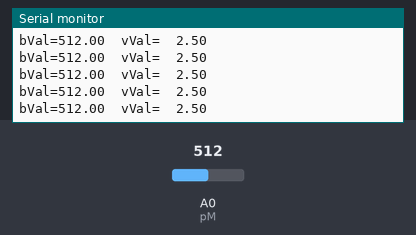
A sketch run on a simulated Arduino Uno, built with avr-gcc and run on an emulated ATmega328P. Parts: the last lines printed to the serial monitor. Inputs (shaded band) come from the test bench; at power-on: A0 (pM) = 512.

Above: at 1.2 s.
1.3 s: A0 (pM) set to 716
At 1.32 s:
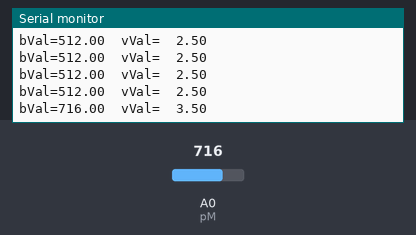
2.8 s: A0 (pM) set to 900
At 2.83 s:
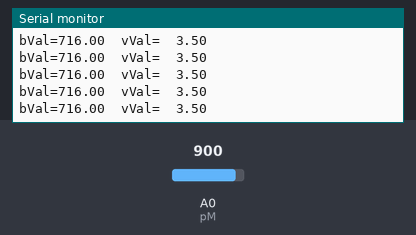
Timing chart, 0 to 5.8 s (numbered marks = the images above; inputs shaded):
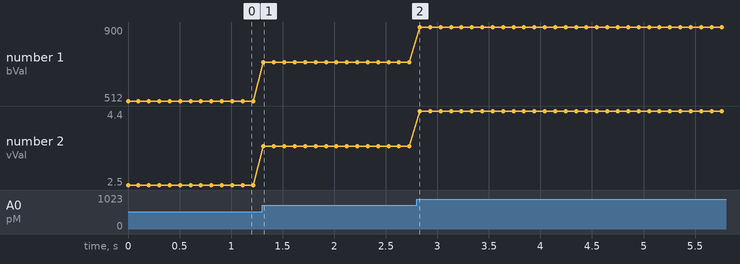

Measured:
- after the input at 1.3 s, the serial monitor: prints a new line at once (image 1)
- plotted number 1: 512 → 716 after the input at 1.3 s, 716 → 900 after the input at 2.8 s
- plotted number 2: 2.5 → 3.5 after the input at 1.3 s, 3.5 → 4.4 after the input at 2.8 s

The sketch:

tiometer_and_display_bit_and_voltage_value_on_Serial_Monitor.ino
```cpp
/* Connect potentioemete and display bit value and voltage on serial monitor
The objective of this program is to connect a potentiometer to an Arduino board
and display the voltage and bit values on the Serial Monitor using analogRead() function.
The program reads the voltage and bit values from analog pin A0, which the potentiometer is connected to.
*/

//declare a variable to represent analog pin to which the potentiometer is connected
 float pM = A0;

//declare a variable to hold voltage value
 float x;

void setup() {
  pinMode(pM, INPUT);     //initialize potentiometer as an INPUT
  Serial.begin(9600);     //initialize Serial Monitor with baud rate of 9600
}

void loop() {
 pM = analogRead(A0);     //reads the analog value of potentiometer
 x = (pM/1023.0)*5.0;     //calculates the corresponding voltage value from the potentiometer reading

//display bit value on the the Serial Monitor
 Serial.print("bVal=");    //print the label bitVal=
 Serial.print(pM);         //display the bit value
 Serial.print("\t");       //add a tab space for easier reading

//display voltage value on the Serial Monitor
 Serial.print("vVal=");    //print the label voltage=
 Serial.print("\t");       //add a tab space for easier reading
 Serial.println(x);        //display the voltage value

 delay(100);    //wait for a short time
}
```
